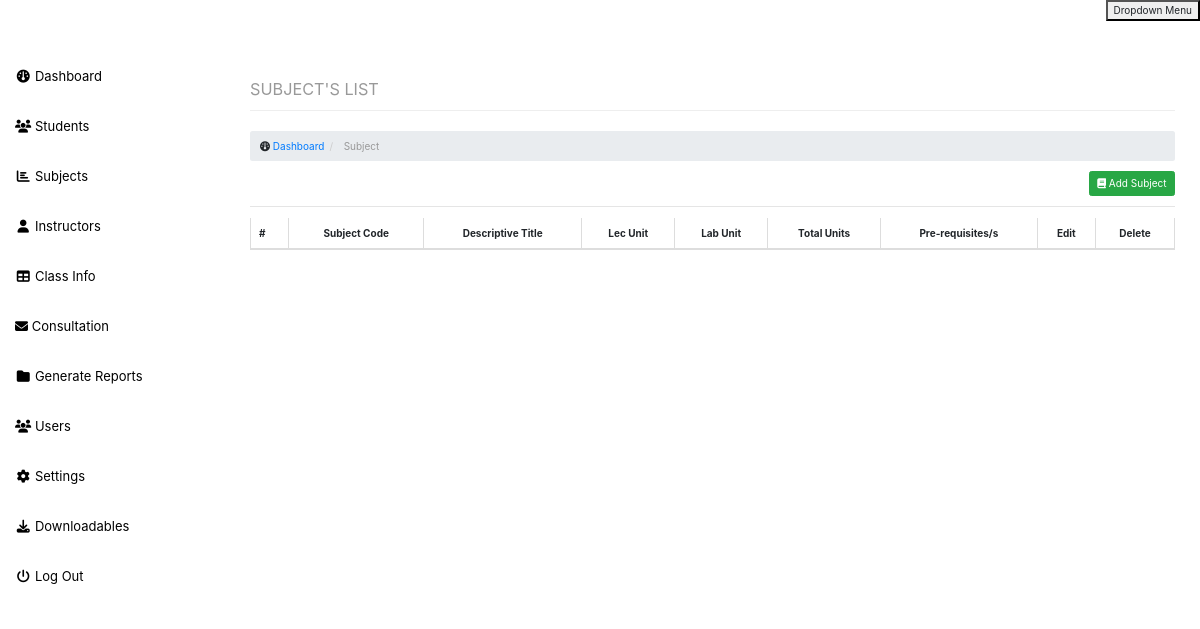
Before: /admin/subject.php (signed in) with the older database file.
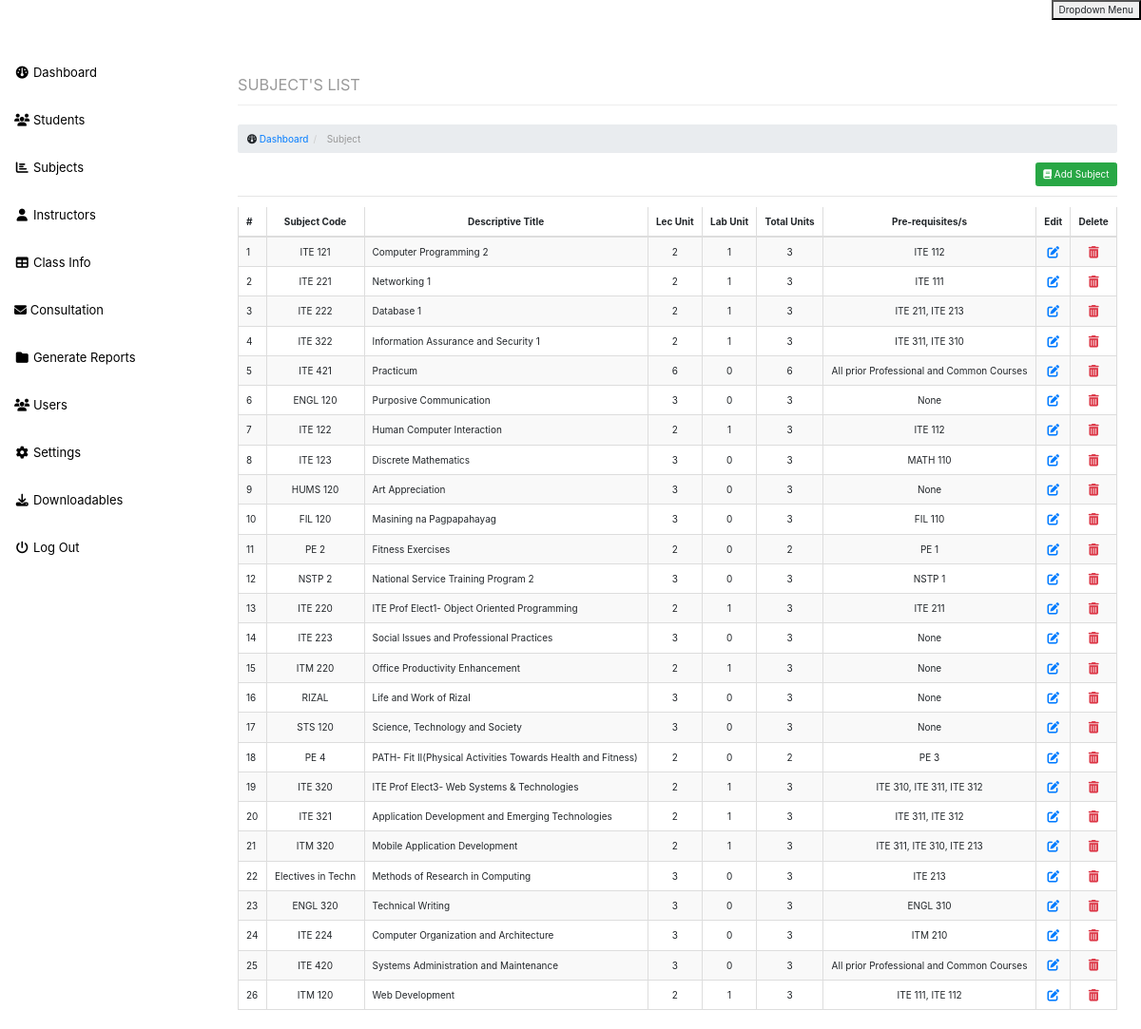
After: the same page with the newer database file.
### tables this page shows
CREATE TABLE `subject` (
  `id` int(11) NOT NULL,
  `code` varchar(50) NOT NULL,
  `title` varchar(100) NOT NULL,
  `lecunit` varchar(10) NOT NULL,
  `labunit` varchar(10) NOT NULL,
  `totalunit` varchar(50) NOT NULL,
  `pre` varchar(50) NOT NULL,
  `semester` varchar(11) NOT NULL,
  `year` int(11) DEFAULT NULL
);

### DatabaseService.php (called while the page is built, shortened)
<?php
class DatabaseService
{
    protected $connection;
    public function __construct()
    {
        $servername = "127.0.0.1";
        $username = "u510162695_infotechMCC";
        $password = "infotechMCC2023";
        $dbname = "u510162695_infotechMCC";
        $this->connection = new PDO("mysql:host=$servername;dbname=$dbname", $username, $password);
        $this->connection->setAttribute(PDO::ATTR_ERRMODE, PDO::ERRMODE_EXCEPTION);
    }
    public function fetchRow($query)
    {
        $statement = $this->connection->prepare($query);
        $statement->execute();
        return $statement->fetch();
    }
}

### admin/data/data_model.php (called while the page is built, shortened)
<?php
class Data
{
    private $connection;
    function __construct($connection)
    {
        $this->connection = $connection;
    }
    function getsubject($search, $semester = null)
    {
        $q = "SELECT * FROM subject WHERE (code LIKE ? OR title LIKE ?)";
        if ($semester !== null) {
            $q .= " AND semester = ?";
        }
        $stmt = $this->connection->prepare($q);
        if ($semester !== null) {
            $stmt->execute(["%$search%", "%$search%", $semester]);
        } else {
            $stmt->execute(["%$search%", "%$search%"]);
        }
        return $stmt->fetchAll(PDO::FETCH_ASSOC);
    }
}
?>

### admin/subject.php (the view, shortened to what the changed rows need)
<?php
include('include/header.php');
include('../database.php');
include('data/data_model.php');
$data = new Data($connection);
$search = '';
include '../DatabaseService.php';
$dbService = new DatabaseService;
$activeAcademicYear = $dbService->fetchRow("SELECT * FROM ay WHERE display = 1");
if ($activeAcademicYear) {
    $academicYearActive = true;
    $semester = $activeAcademicYear['semester'];
} else {
    $academicYearActive = false;
    $semester = '';
}
$semesterMapping = [
    'First Semester' => 1,
    'Second Semester' => 2,
    'Final Semester' => 3,
];
$semesterValue = isset($semesterMapping[$semester]) ? $semesterMapping[$semester] : null;
$subjects = [];
if ($academicYearActive) {
    $subjects = $data->getsubject($search, $semesterValue);
}
?>
<div id="page-wrapper">
    <div class="container-fluid">
        <div class="row">
            <div class="col-lg-12">
                <h1 class="page-header">
                    <small>SUBJECT'S LIST</small>
                </h1>
            </div>
        </div>
        <div class="row">
            <div class="col-lg-12">
                <div class="table-responsive">
                    <table class="table table-striped table-bordered" id="subjectInformation">
                        <thead>
                            <tr>
                                <th>#</th>
                                <th class="text-center">Subject Code</th>
                                <th class="text-center">Descriptive Title</th>
                                <th class="text-center">Lec Unit</th>
                                <th class="text-center">Lab Unit</th>
                                <th class="text-center">Total Units</th>
                                <th class="text-center">Pre-requisites/s</th>
                                <th class="text-center">Edit</th>
                                <th class="text-center">Delete</th>
                            </tr>
                        </thead>
                        <tbody>
                            <?php foreach ($subjects as $number => $subject): ?>
                                <tr>
                                    <td>
                                        <?php echo $number + 1; ?>
                                    </td>
                                    <td class="text-center">
                                        <?php echo $subject['code']; ?></a>
                                    </td>
                                    <td>
                                        <?php echo $subject['title']; ?>
                                    </td>
                                    <td class="text-center">
                                        <?php echo $subject['lecunit']; ?>
                                    </td>
                                    <td class="text-center">
                                        <?php echo $subject['labunit']; ?>
                                    </td>
                                    <td class="text-center">
                                        <?php echo $subject['totalunit']; ?>
                                    </td>
                                    <td class="text-center">
                                        <?php echo $subject['pre']; ?>
                                    </td>
                                    <td class="text-center"><a href="edit.php?type=subject&id=<?php echo $subject['id'] ?>"
                                            title="Update"><i class="fa fa-edit fa-lg text-primary"></i> </a></td>
                                    <td class="text-center">
                                        <form class="delete-form" method="post">
                                            <button type="submit" name="deleteSubject" class="delete-button" title="Remove"
                                                onclick="return confirm('Are you sure you want to delete this subject?');">
                                            </button>
                                        </form>
                                    </td>
                                </tr>
                            <?php endforeach; ?>
                        </tbody>
                    </table>
                </div>
            </div>
        </div>
    </div>
</div>
<?php include('include/footer.php'); ?>

Changed rows visible on the page:
now on this page (row edited): subject: code "ITE 121", title "Computer Programming 2", lecunit "2", labunit "1", totalunit "3", pre "ITE 112"
now on this page (row unchanged): subject: code "ITE 221", title "Networking 1", lecunit "2", labunit "1", totalunit "3", pre "ITE 111"
now on this page (row edited): subject: code "ITE 222", title "Database 1", lecunit "2", labunit "1", totalunit "3", pre "ITE 211, ITE 213"
now on this page (row edited): subject: code "ITE 322", title "Information Assurance and Security 1", lecunit "2", labunit "1", totalunit "3", pre "ITE 311, ITE 310"
now on this page (row edited): subject: code "ITE 421", title "Practicum", lecunit "6", labunit "0", totalunit "6", pre "All prior Professional and Common Courses"
now on this page (row edited): subject: code "ENGL 120", title "Purposive Communication", lecunit "3", labunit "0", totalunit "3", pre "None"
now on this page (row edited): subject: code "ITE 122", title "Human Computer Interaction", lecunit "2", labunit "1", totalunit "3", pre "ITE 112"
now on this page (row edited): subject: code "ITE 123", title "Discrete Mathematics", lecunit "3", labunit "0", totalunit "3", pre "MATH 110"
now on this page (row edited): subject: code "HUMS 120", title "Art Appreciation", lecunit "3", labunit "0", totalunit "3", pre "None"
now on this page (row edited): subject: code "FIL 120", title "Masining na Pagpapahayag", lecunit "3", labunit "0", totalunit "3", pre "FIL 110"
now on this page (row edited): subject: code "PE 2", title "Fitness Exercises", lecunit "2", labunit "0", totalunit "2", pre "PE 1"
now on this page (row edited): subject: code "NSTP 2", title "National Service Training Program 2", lecunit "3", labunit "0", totalunit "3", pre "NSTP 1"
now on this page (row unchanged): subject: code "ITE 220", title "ITE Prof Elect1- Object Oriented Programming", lecunit "2", labunit "1", totalunit "3", pre "ITE 211"
now on this page (row edited): subject: code "ITE 223", title "Social Issues and Professional Practices", lecunit "3", labunit "0", totalunit "3", pre "None"
now on this page (row unchanged): subject: code "ITM 220", title "Office Productivity Enhancement", lecunit "2", labunit "1", totalunit "3", pre "None"
now on this page (row edited): subject: code "RIZAL", title "Life and Work of Rizal", lecunit "3", labunit "0", totalunit "3", pre "None"
now on this page (row edited): subject: code "STS 120", title "Science, Technology and Society", lecunit "3", labunit "0", totalunit "3", pre "None"
now on this page (row edited): subject: code "PE 4", title "PATH- Fit II(Physical Activities Towards Health and Fitness)", lecunit "2", labunit "0", totalunit "2", pre "PE 3"
now on this page (row unchanged): subject: code "ITE 320", title "ITE Prof Elect3- Web Systems & Technologies", lecunit "2", labunit "1", totalunit "3", pre "ITE 310, ITE 311, ITE 312"
now on this page (row edited): subject: code "ITE 321", title "Application Development and Emerging Technologies", lecunit "2", labunit "1", totalunit "3", pre "ITE 311, ITE 312"
now on this page (row unchanged): subject: code "ITM 320", title "Mobile Application Development", lecunit "2", labunit "1", totalunit "3", pre "ITE 311, ITE 310, ITE 213"
now on this page (row edited): subject: code "Electives in Techn", title "Methods of Research in Computing", lecunit "3", labunit "0", totalunit "3", pre "ITE 213"
now on this page (row edited): subject: code "ENGL 320", title "Technical Writing", lecunit "3", labunit "0", totalunit "3", pre "ENGL 310"
now on this page (row edited): subject: code "ITE 224", title "Computer Organization and Architecture", lecunit "3", labunit "0", totalunit "3", pre "ITM 210"
now on this page (row edited): subject: code "ITE 420", title "Systems Administration and Maintenance", lecunit "3", labunit "0", totalunit "3", pre "All prior Professional and Common Courses"
added subject: code "ITM 120", title "Web Development", lecunit "2", labunit "1", totalunit "3", pre "ITE 111, ITE 112"
